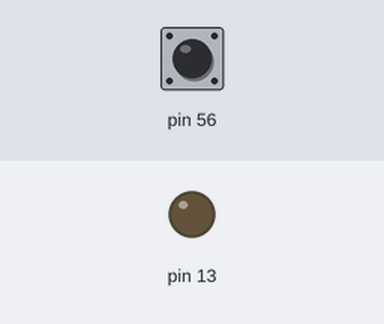
A sketch run on a simulated Arduino Mega 2560, built with avr-gcc and run on an emulated ATmega2560. On the bench: output pins drawn as LEDs (lit = HIGH). The test bench sets the inputs (shaded band); at power-on: pin 56 HIGH.

Above: at 1.2 s.
1.3 s: pin 56 pulled LOW for 0.15 s
At 1.4 s:
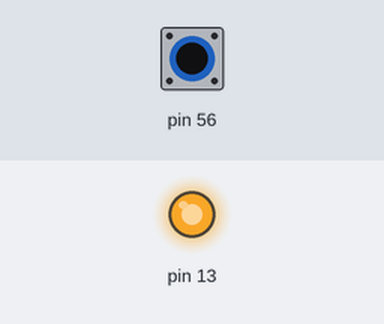
3.0 s: pin 56 pulled LOW for 1 s
At 5.0 s:
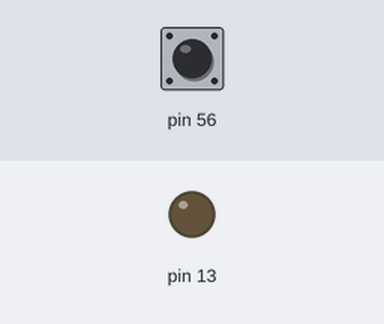
5.5 s: pin 56 pulled LOW for 3.2 s
At 6.1 s:
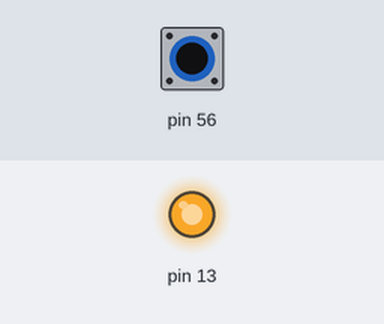
Timing chart, 0 to 10.2 s (numbered marks = the images above; inputs shaded):
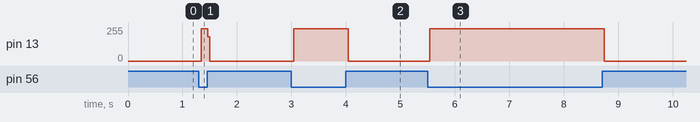

The sketch:

tst1.ino
```cpp
#define setbit(ADDRESS,BIT) (ADDRESS |= (1<<BIT))
#define clearbit(ADDRESS,BIT) (ADDRESS &= ~(1<<BIT))
#define checkbit(ADDRESS,BIT) (ADDRESS & (1<<BIT))
#define setbitmask(x,y) (x |= (y))
#define clearbitmask(x,y) (x &= (~y))
#define flipbitmask(x,y) (x ^= (y))
#define checkbitmask(x,y) (x & (y))
#define Button checkbit(PINF,2)


#define led_on setbit(PORTB,7)
#define led_off clearbit(PORTB,7)


void setup()
{
setbitmask(DDRB, 0b10000000);
setbit(PORTF, 2);
//pinMode(13,OUTPUT);
  /* add setup code here */

}

void loop()
{

led_off;
if(Button == LOW){

	led_on;
	}

}
```

Measured:
- after the input at 1.3 s, pin 13: 0/255 → 243/255 at once, → 0/255 0.12 s later
- after the input at 3.0 s, pin 13: 0/255 → 243/255 at once, → 0/255 1.0 s later
- after the input at 5.5 s, pin 13: 0/255 → 243/255 at once, → 0/255 3.2 s later
